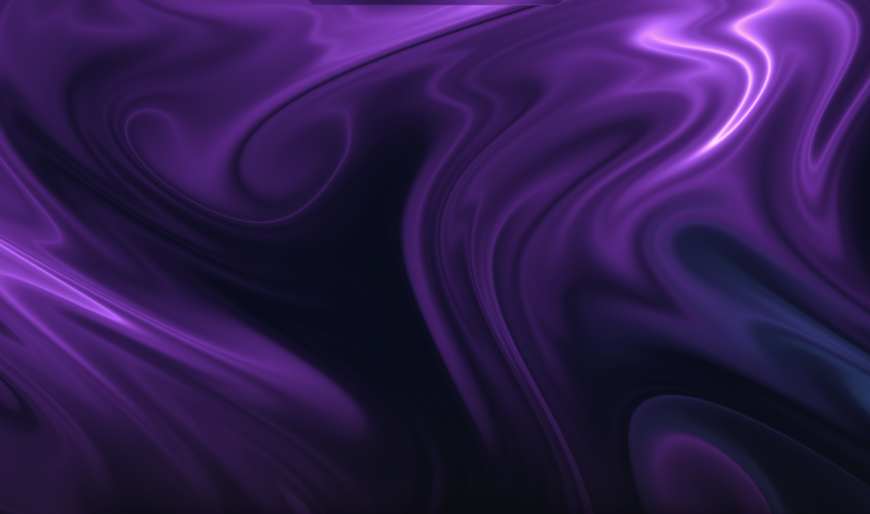
#> input picture site/background.png, 2610 x 1540 px (shown at 1/3 size)
$ python make-hero.py
#> lines starting #> are read from the running program, lines starting #| are printed output that depends on the picture
#!/usr/bin/env python3
"""Compose the README hero image: background + icon + wordmark."""
from PIL import Image, ImageDraw, ImageFilter, ImageFont
from pathlib import Path

HERE = Path(__file__).parent
BG   = HERE / "background.png"
ICON = HERE / "icon.png"
OUT  = HERE / "hero.png"

# Final hero canvas — 2:1 banner, retina-friendly
W, H = 2400, 1200

bg = Image.open(BG).convert("RGB")
# Cover-fit the background onto the canvas
ar_canvas = W / H
ar_bg = bg.width / bg.height
#> ar_bg = 1.69
if ar_bg > ar_canvas:
    new_h = H
    new_w = int(H * ar_bg)
else:
    new_w = W
    new_h = int(W / ar_bg)
#> new_h = 1416
bg = bg.resize((new_w, new_h), Image.LANCZOS)
#> bg: PIL image 2400x1416 RGB
left = (new_w - W) // 2
top  = (new_h - H) // 2
#> top = 108
bg = bg.crop((left, top, left + W, top + H))
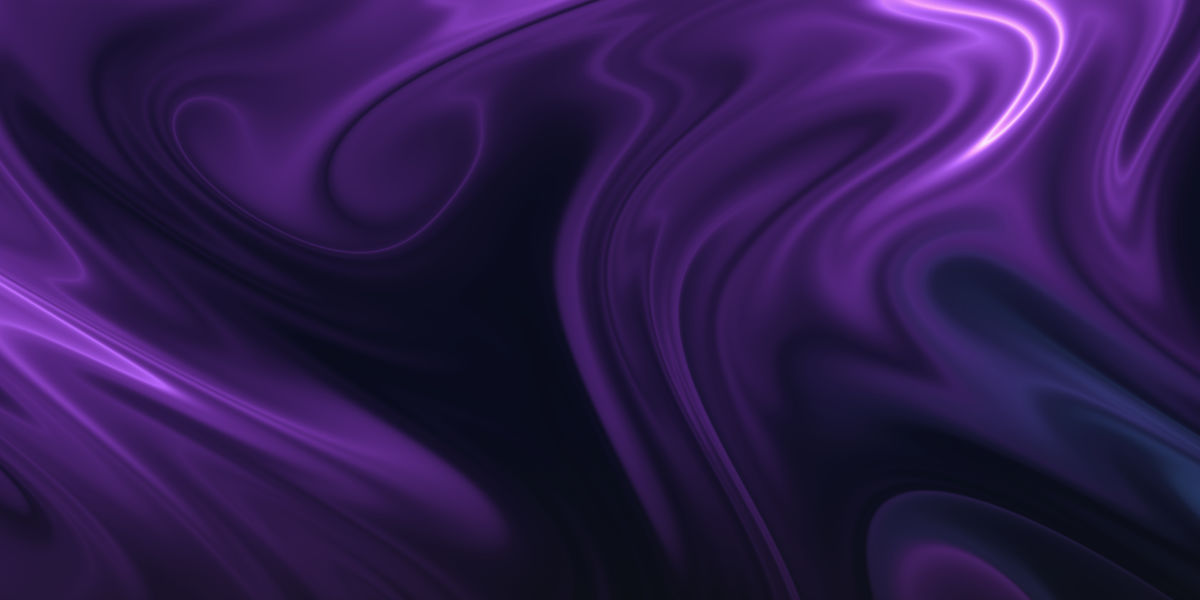
#> bg: PIL image 2400x1200 RGB (shown at 1/2 size); mean R, G, B 47.3, 26.5, 78.7

canvas = bg.copy()

# Gentle vertical darkening at top + bottom for text legibility
overlay = Image.new("RGBA", (W, H), (0, 0, 0, 0))
#> overlay: PIL image 2400x1200 RGBA; every value is 0
draw = ImageDraw.Draw(overlay)
for y in range(H):
    # Darken stronger near top/bottom, leave middle alone
    t = abs((y / H) - 0.5) * 2.0           # 0 at middle → 1 at edges
    a = int(min(120, 70 * t ** 1.6))
    draw.line([(0, y), (W, y)], fill=(0, 0, 0, a))
canvas = Image.alpha_composite(canvas.convert("RGBA"), overlay).convert("RGB")
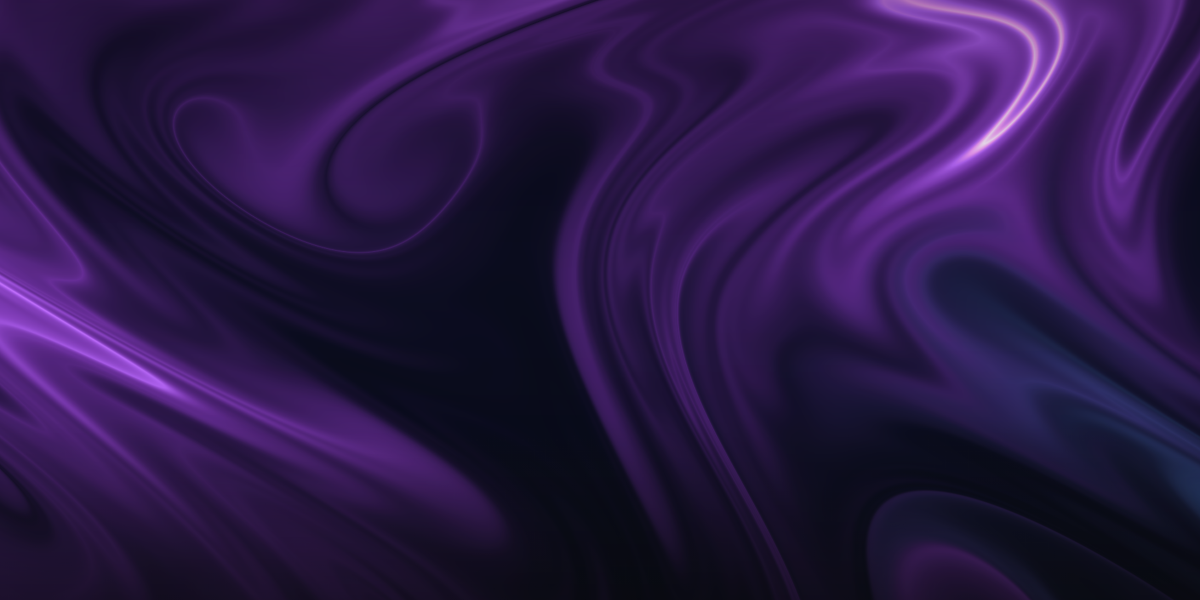
#> canvas: PIL image 2400x1200 RGB (shown at 1/2 size); mean R, G, B 42.1, 23.6, 70.3

# --- Icon ---
#> (the run stopped early here; a loop or call above may not have finished)
